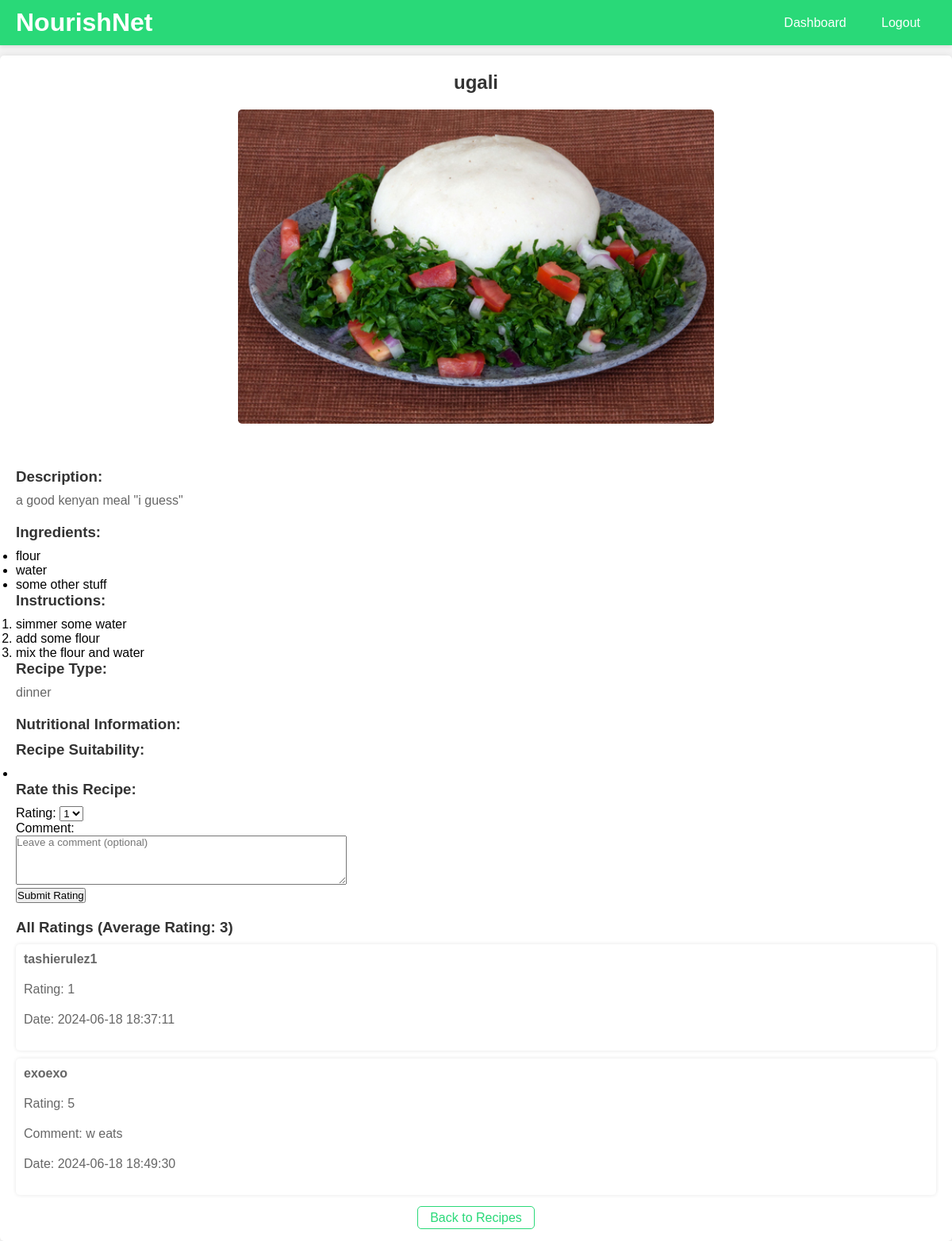
Page /viewrecipe.php?recipe_id=1 on the earlier database version.
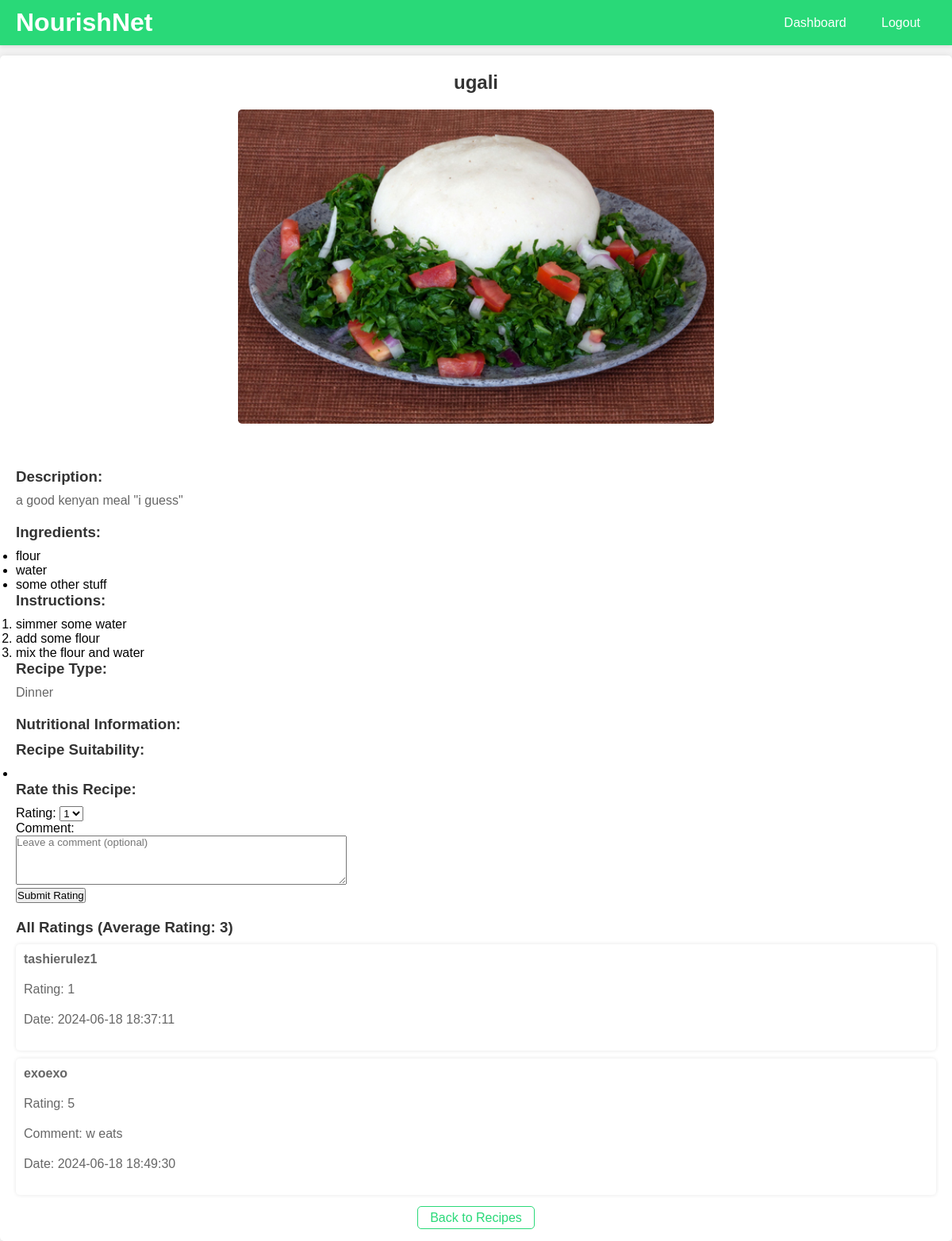
Same page on the later database version.
### tables this page shows
CREATE TABLE `recipe` (
  `recipe_id` int(11) NOT NULL,
  `user_id` int(11) DEFAULT NULL,
  `recipe` varchar(255) NOT NULL,
  `recipe_description` text DEFAULT NULL,
  `recipe_ingredients` text DEFAULT NULL,
  `recipe_instructions` text DEFAULT NULL,
  `recipe_image` varchar(255) DEFAULT NULL,
  `recipe_tag` varchar(255) NOT NULL,
  `recipe_nutrition` varchar(500) NOT NULL,
  `recipe_suitability` varchar(500) NOT NULL
);

### viewrecipe.php (the view, shortened to what this page needs)
<?php
include 'config.php';
$conn = new mysqli($servername, $username, $password, $dbname);
if(isset($_GET['recipe_id']) && !empty($_GET['recipe_id'])) {
    $recipe_id = $_GET['recipe_id'];
    $sql = "SELECT * FROM recipe WHERE recipe_id = $recipe_id";
    $result = $conn->query($sql);
    if ($result->num_rows > 0) {
        $row = $result->fetch_assoc();
        $recipe_name = $row["recipe"];
        $description = $row["recipe_description"];
        $ingredients = explode("\n", $row["recipe_ingredients"]);
        $instructions = explode("\n", $row["recipe_instructions"]);
        $tag = $row["recipe_tag"];
        $image = $row["recipe_image"];
        $recipe_suitability = explode("\n", $row["recipe_suitability"]);
    } else {
        echo "Recipe not found";
        exit;
    }
    $sql_ratings = "SELECT r.rating, r.rating_date, r.rating_comment, u.username
                    FROM rating r
                    JOIN users u ON r.user_id = u.user_id
                    WHERE r.recipe_id = $recipe_id";
    $result_ratings = $conn->query($sql_ratings);
    $ratings = [];
    if ($result_ratings->num_rows > 0) {
        while ($row = $result_ratings->fetch_assoc()) {
            $ratings[] = $row;
        }
    }
    $sql_avg_rating = "SELECT AVG(rating) as avg_rating FROM rating WHERE recipe_id = $recipe_id";
    $result_avg_rating = $conn->query($sql_avg_rating);
    $avg_rating = 0;
    if ($result_avg_rating->num_rows > 0) {
        $row_avg = $result_avg_rating->fetch_assoc();
        $avg_rating = round($row_avg['avg_rating'], 2);
    }
} else {
    echo "Recipe ID not provided";
    exit;
}
?>
<!DOCTYPE html>
<html lang="en">
<head>
</head>
<body>
    <div class="taskbar">
        <div class="taskbar-left">
            <h1>NourishNet</h1>
        </div>
        <div class="taskbar-right">
            <a href="userdashboard.php">Dashboard</a>
            <a href="logout.php">Logout</a>
        </div>
    </div>
    <div class="content">
        <h2><?php echo $recipe_name; ?></h2>
        <img class="recipe-image" src="<?php echo $image; ?>" alt="<?php echo $recipe_name; ?>"><br><br>
        <h3>Description:</h3>
        <p><?php echo $description; ?></p>
        <h3>Ingredients:</h3>
        <ul>
            <?php foreach ($ingredients as $ingredient) : ?>
                <li><?php echo $ingredient; ?></li>
            <?php endforeach; ?>
        </ul>
        <h3>Instructions:</h3>
        <ol>
            <?php foreach ($instructions as $instruction) : ?>
                <li><?php echo $instruction; ?></li>
            <?php endforeach; ?>
        </ol>
        <h3>Recipe Type:</h3>
        <p><?php echo $tag; ?></p>
        <div class="nutrition">
            <h3>Nutritional Information:</h3>
        </div>
        <div class="suitability">
            <h3>Recipe Suitability:</h3>
            <ul>
                <?php foreach ($recipe_suitability as $suitability_item) : ?>
                    <li><?php echo $suitability_item; ?></li>
                <?php endforeach; ?>
            </ul>
        </div>
        <h3>Rate this Recipe:</h3>
        <form action="" method="post">
            <label for="rating">Rating:</label>
            <select name="rating" id="rating" required>
                <option value="1">1</option>
            </select>
            <br>
            <label for="rating_comment">Comment:</label><br>
            <textarea name="rating_comment" id="rating_comment" rows="4" cols="50" placeholder="Leave a comment (optional)"></textarea><br>
            <input type="submit" value="Submit Rating">
        </form>
        <div class="ratings">
            <h3>All Ratings (Average Rating: <?php echo $avg_rating; ?>)</h3>
            <?php foreach ($ratings as $rating) : ?>
                <div class="rating">
                    <p class="username"><?php echo htmlspecialchars($rating['username']); ?></p>
                    <p>Rating: <?php echo htmlspecialchars($rating['rating']); ?></p>
                    <?php if (!empty($rating['rating_comment'])) : ?>
                        <p>Comment: <?php echo htmlspecialchars($rating['rating_comment']); ?></p>
                    <?php endif; ?>
                    <p>Date: <?php echo htmlspecialchars($rating['rating_date']); ?></p>
                </div>
            <?php endforeach; ?>
        </div>
        <div class="back-to-recipes">
            <a href="viewrecipes.php">Back to Recipes</a>
        </div>
    </div>
</body>
</html>

Differences in the rows shown:
changed recipe "ugali": recipe_tag "dinner" → "Dinner"
